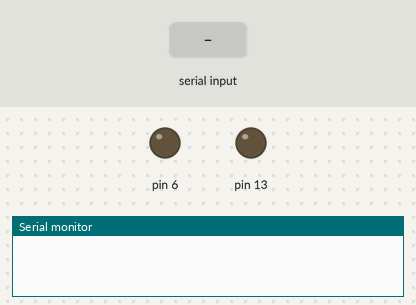
Simulated run of this sketch. Board: Arduino Uno, built with avr-gcc and run on an emulated ATmega328P. Parts: output pins drawn as LEDs (lit = HIGH), the last lines printed to the serial monitor. Inputs (shaded band) come from the test bench.

Above: at 1.2 s.
1.3 s: "a" received over Serial
At 2.0 s:
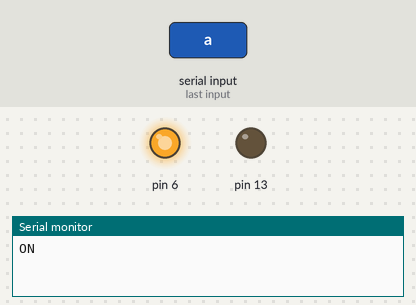
2.8 s: "s" received over Serial
At 3.1 s:
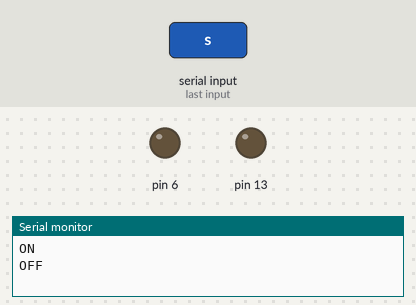
Timing chart, 0 to 5.8 s (numbered marks = the images above; inputs shaded):
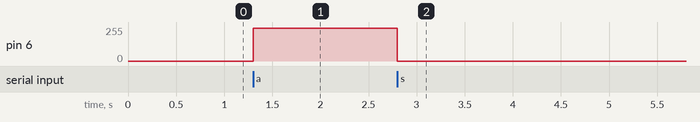

Measured:
- after the input at 1.3 s, pin 6: 0/255 → 244/255 at once
- after the input at 2.8 s, pin 6: 244/255 → 0/255 at once

The sketch:

sketchAttuatore.ino
```cpp
char comando;
int velocita = 500;

void setup() {
  pinMode(13, OUTPUT);
  Serial.begin(9600);
}

void loop() {
  comando = Serial.read();
  if (comando == 'a') {
    digitalWrite(7, 1);
    digitalWrite(8, 0);
    analogWrite(6, velocita);
    Serial.println("ON");
  }
  if (comando == 's') {
     digitalWrite(7, 0);
     digitalWrite(8, 1);
     analogWrite(6, 0);
     Serial.println("OFF");
  }
}
```
